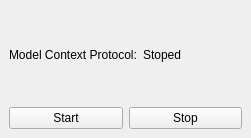
<?xml version="1.0" encoding="UTF-8"?>
<ui version="4.0">
 <class>QMCPDockWidgetBase</class>
 <widget class="QDockWidget" name="QMCPDockWidgetBase">
  <property name="geometry">
   <rect>
    <x>0</x>
    <y>0</y>
    <width>251</width>
    <height>138</height>
   </rect>
  </property>
  <property name="windowTitle">
   <string>QMCP</string>
  </property>
  <widget class="QWidget" name="dockWidgetContents">
   <layout class="QGridLayout" name="gridLayout">
    <item row="2" column="0">
     <layout class="QHBoxLayout" name="horizontalLayout">
      <item>
       <widget class="QPushButton" name="startPushButton">
        <property name="text">
         <string>Start</string>
        </property>
       </widget>
      </item>
      <item>
       <widget class="QPushButton" name="stopPushButton">
        <property name="text">
         <string>Stop</string>
        </property>
       </widget>
      </item>
     </layout>
    </item>
    <item row="0" column="0">
     <layout class="QHBoxLayout" name="horizontalLayout_4">
      <item>
       <widget class="QLabel" name="label">
        <property name="text">
         <string>Model Context Protocol:</string>
        </property>
       </widget>
      </item>
      <item>
       <widget class="QLabel" name="statusLabel">
        <property name="text">
         <string>Stoped</string>
        </property>
       </widget>
      </item>
     </layout>
    </item>
   </layout>
  </widget>
 </widget>
 <resources/>
 <connections/>
</ui>
